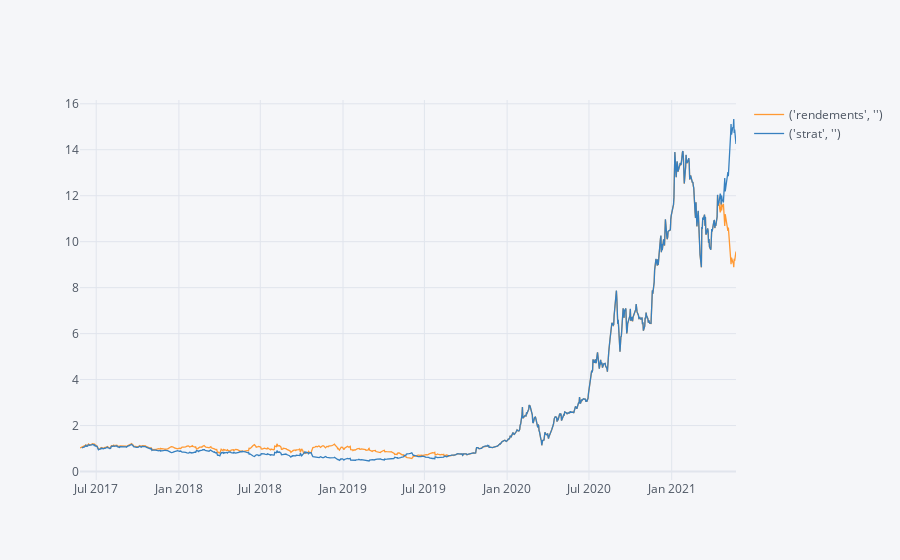

This figure's notebook cell:
### Code cell
df[['rendements', 'strat']].cumsum().apply(np.exp).iplot()

### Figure 1 — Plotly figure (JSON) as saved in the notebook; plotly's stock layout.template omitted (floating-point values rounded to 4 significant figures; data arrays with more than 128 entries replaced by an {"elided": "..."} marker saying what was removed)
{"data": [{"line": {"color": "rgba(255, 153, 51, 1.0)", "dash": "solid", "shape": "linear", "width": 1.3}, "mode": "lines", "name": "('rendements', '')", "text": "", "type": "scatter", "x": {"elided": "1002 str values"}, "y": {"elided": "1002 float values"}}, {"line": {"color": "rgba(55, 128, 191, 1.0)", "dash": "solid", "shape": "linear", "width": 1.3}, "mode": "lines", "name": "('strat', '')", "text": "", "type": "scatter", "x": {"elided": "1002 str values"}, "y": {"elided": "1002 mixed values"}}], "layout": {"legend": {"bgcolor": "#F5F6F9", "font": {"color": "#4D5663"}}, "paper_bgcolor": "#F5F6F9", "plot_bgcolor": "#F5F6F9", "title": {"font": {"color": "#4D5663"}}, "xaxis": {"gridcolor": "#E1E5ED", "showgrid": true, "tickfont": {"color": "#4D5663"}, "title": {"font": {"color": "#4D5663"}, "text": ""}, "zerolinecolor": "#E1E5ED"}, "yaxis": {"gridcolor": "#E1E5ED", "showgrid": true, "tickfont": {"color": "#4D5663"}, "title": {"font": {"color": "#4D5663"}, "text": ""}, "zerolinecolor": "#E1E5ED"}}}
